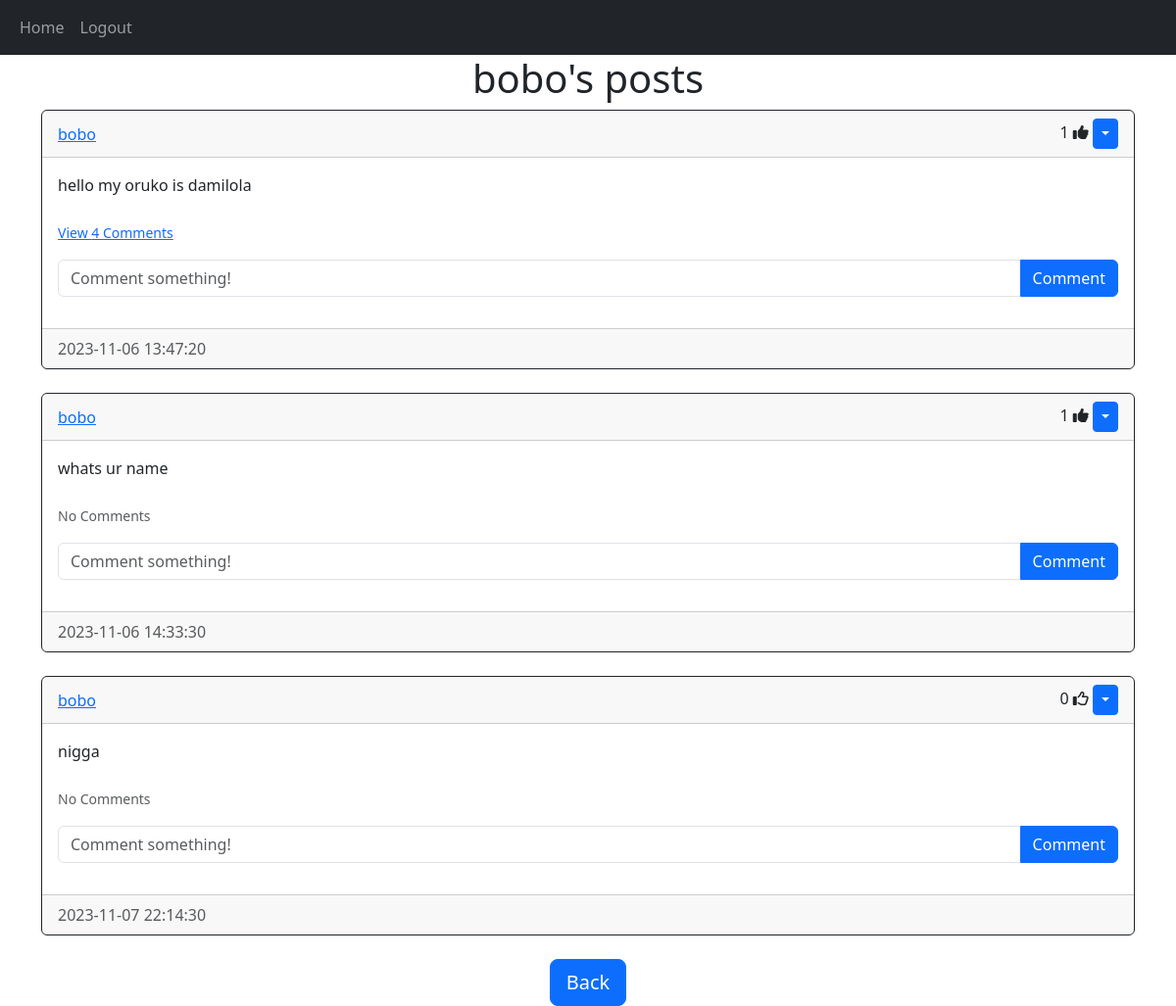
Page /posts/bobo (signed in) on the committed database.
### website/models.py (models this page shows)
class User(db.Model, UserMixin):
    id = db.Column(db.Integer, primary_key=True)
    email = db.Column(db.String(150), unique=True)
    username = db.Column(db.String(150), unique=True)
    password = db.Column(db.String(150))
    date_created = db.Column(db.DateTime(timezone=True), default=func.now())
    posts = db.relationship('Post', backref='user', passive_deletes=True)
    comments = db.relationship('Comment', backref='user', passive_deletes=True)
    likes = db.relationship('Like', backref='user', passive_deletes=True)

class Post(db.Model):
    id = db.Column(db.Integer, primary_key=True)
    text = db.Column(db.Text, nullable=False)
    date_created = db.Column(db.DateTime(timezone=True), default=func.now())
    author = db.Column(db.Integer, db.ForeignKey(
        'user.id', ondelete="CASCADE"), nullable=False)
    comments = db.relationship('Comment', backref='post', passive_deletes=True)
    likes = db.relationship('Like', backref='post', passive_deletes=True)

### website/views.py (the view)
@views.route("/posts/<username>")
@login_required
def posts(username):
    user = User.query.filter_by(username=username).first()
    if not user:
        flash('No user with that username exists.', category='error')
        return redirect(url_for('views.home'))
    posts = user.posts
    return render_template('posts.html', user=current_user, posts=posts, username=username)

### website/__init__.py (called while the page is built)
def create_app():
    app = Flask(__name__)
    app.config['SECRET_KEY'] = "helloworld"
    app.config['SQLALCHEMY_DATABASE_URI'] = f'sqlite:///{DB_NAME}'
    db.init_app(app)
    from .views import views
    from .auth import auth
    app.register_blueprint(views, url_prefix="/")
    app.register_blueprint(auth, url_prefix="/")
    from .models import User, Post, Comment, Like
    with app.app_context():
        create_database(app)
    login_manager = LoginManager()
    login_manager.login_view = "auth.login"
    login_manager.init_app(app)
    @login_manager.user_loader
    def load_user(id):
        return User.query.get(int(id))
    return app

### website/templates/posts.html (shortened to what this page needs)
{% extends "post_div.html" %}  {% block header %} {{username}}'s posts {% endblock %} {% block footer %}
    <div align="center">
      <a href="/home"
        ><button type="button" class="btn btn-primary btn-lg">Back</button></a
      >
    </div>
    {% endblock %}

### website/templates/post_div.html (shortened to what this page needs)
{% extends "base.html" %} {% block title %}Home{% endblock %} {% block content
    %}
    <h1 align="center">{% block header %}Posts{% endblock %}</h1>
    <div id="posts">
      {% for post in posts %}
      <div class="card border-dark">
        <div class="card-header d-flex justify-content-between align-items-center">
          <a href="/posts/{{post.user.username}}">{{post.user.username}}</a>
          <div>
            <span id="likes-count-{{post.id}}">
            {{ post.likes|length }}</span>
            {% if user.id in post.likes|map(attribute="author")|list %}
            <i
              class="fas fa-thumbs-up"
              id="like-button-{{post.id}}"
              onclick="like('{{post.id}}')"
            ></i>
            {% else %}
            <i
              class="far fa-thumbs-up"
              id="like-button-{{post.id}}"
              onclick="like('{{post.id}}')"
            ></i>
            {% endif %} {% if user.id == post.author %}
            <div class="btn-group">
              <button
                type="button"
                class="btn btn-sm btn-primary dropdown-toggle"
                data-bs-toggle="dropdown"
              ></button>
            </div>
            {% endif %}
          </div>
        </div>
        <div class="card-body">
          <div class="card-text">{{post.text}}</div>
          <br />
          <p class="card-text">
            {% if post.comments|length > 0 %}
            <a data-bs-toggle="collapse" href="#comments-{{post.id}}" role="button">
              <small>View {{post.comments|length}} Comments</small>
            </a>
            {% else %}
            <small class="text-muted">No Comments</small>
            {% endif %}
          </p>
          <form
            class="input-group mb-3"
            method="POST"
            action="/create-comment/{{post.id}}"
          >
            <input
              type="text"
              id="text"
              name="text"
              class="form-control"
              placeholder="Comment something!"
            />
            <button type="submit" class="btn btn-primary">Comment</button>
          </form>
        </div>
        <div class="card-footer text-muted">{{post.date_created}}</div>
      </div>
      <br/ > {% endfor %}
    </div>
    {% block footer %}{% endblock %} {% endblock %}

### website/templates/base.html (shortened to what this page needs)
<!DOCTYPE html>
<html lang="en">
<head>
    <link href="https://cdn.jsdelivr.net/npm/bootstrap@5.3.2/dist/css/bootstrap.min.css" rel="stylesheet">
</head>
<body>
    <nav class="navbar navbar-expand-lg navbar-dark bg-dark">
        <div class="container-fluid">
          <div class="collapse navbar-collapse" id="navbar">
            <div class="navbar-nav">
              <a class="nav-item nav-link" href="/home">Home</a>
              {% if user.is_authenticated %}
              <a class="nav-item nav-link" href="/logout">Logout</a>
              {% else %}
              <a class="nav-item nav-link" href="/login">Login</a>
              <a class="nav-item nav-link" href="/sign-up">Sign Up</a>
              <a class="nav-item nav-link" href="/logout">Logout</a>
              {% endif %}
            </div>
          </div>
        </div>
      </nav>
    <div class="container"> {% block content  %}{% endblock %} </div>
</body>
</html>

### rows in the picture
User: username "bobo"
Post: user.username "bobo", likes|length "1", text "hello my oruko is damilola", comments|length "4", date_created "2023-11-06 13:47:20"
Post: user.username "bobo", likes|length "1", text "whats ur name", shows "No Comments", date_created "2023-11-06 14:33:30"
Post: user.username "bobo", likes|length "0", text "nigga", shows "No Comments", date_created "2023-11-07 22:14:30"
